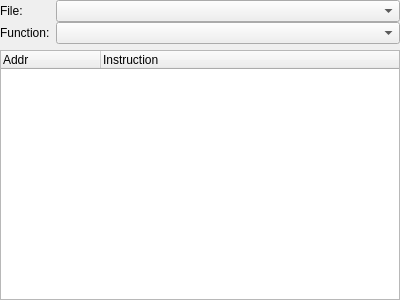
<?xml version="1.0" encoding="UTF-8"?>
<ui version="4.0">
 <class>Disassembler</class>
 <widget class="QDockWidget" name="Disassembler">
  <property name="geometry">
   <rect>
    <x>0</x>
    <y>0</y>
    <width>400</width>
    <height>300</height>
   </rect>
  </property>
  <property name="windowTitle">
   <string>Disassembler</string>
  </property>
  <widget class="QWidget" name="dockWidgetContents">
   <layout class="QGridLayout" name="gridLayout_2">
    <property name="margin">
     <number>0</number>
    </property>
    <item row="0" column="0">
     <layout class="QGridLayout" name="gridLayout">
      <property name="horizontalSpacing">
       <number>-1</number>
      </property>
      <property name="verticalSpacing">
       <number>0</number>
      </property>
      <item row="0" column="0" rowspan="2">
       <layout class="QVBoxLayout" name="verticalLayout">
        <property name="spacing">
         <number>0</number>
        </property>
        <item>
         <widget class="QLabel" name="label">
          <property name="text">
           <string>File:</string>
          </property>
         </widget>
        </item>
        <item>
         <widget class="QLabel" name="label_2">
          <property name="text">
           <string>Function:</string>
          </property>
         </widget>
        </item>
       </layout>
      </item>
      <item row="0" column="1">
       <widget class="QComboBox" name="file">
        <property name="sizePolicy">
         <sizepolicy hsizetype="Expanding" vsizetype="Fixed">
          <horstretch>0</horstretch>
          <verstretch>0</verstretch>
         </sizepolicy>
        </property>
       </widget>
      </item>
      <item row="1" column="1">
       <widget class="QComboBox" name="func"/>
      </item>
     </layout>
    </item>
    <item row="1" column="0">
     <widget class="QTreeWidget" name="view">
      <property name="contextMenuPolicy">
       <enum>Qt::CustomContextMenu</enum>
      </property>
      <property name="selectionBehavior">
       <enum>QAbstractItemView::SelectItems</enum>
      </property>
      <property name="indentation">
       <number>0</number>
      </property>
      <property name="allColumnsShowFocus">
       <bool>true</bool>
      </property>
      <property name="wordWrap">
       <bool>true</bool>
      </property>
      <column>
       <property name="text">
        <string>Addr</string>
       </property>
      </column>
      <column>
       <property name="text">
        <string>Instruction</string>
       </property>
      </column>
     </widget>
    </item>
   </layout>
  </widget>
 </widget>
 <resources/>
 <connections/>
</ui>
